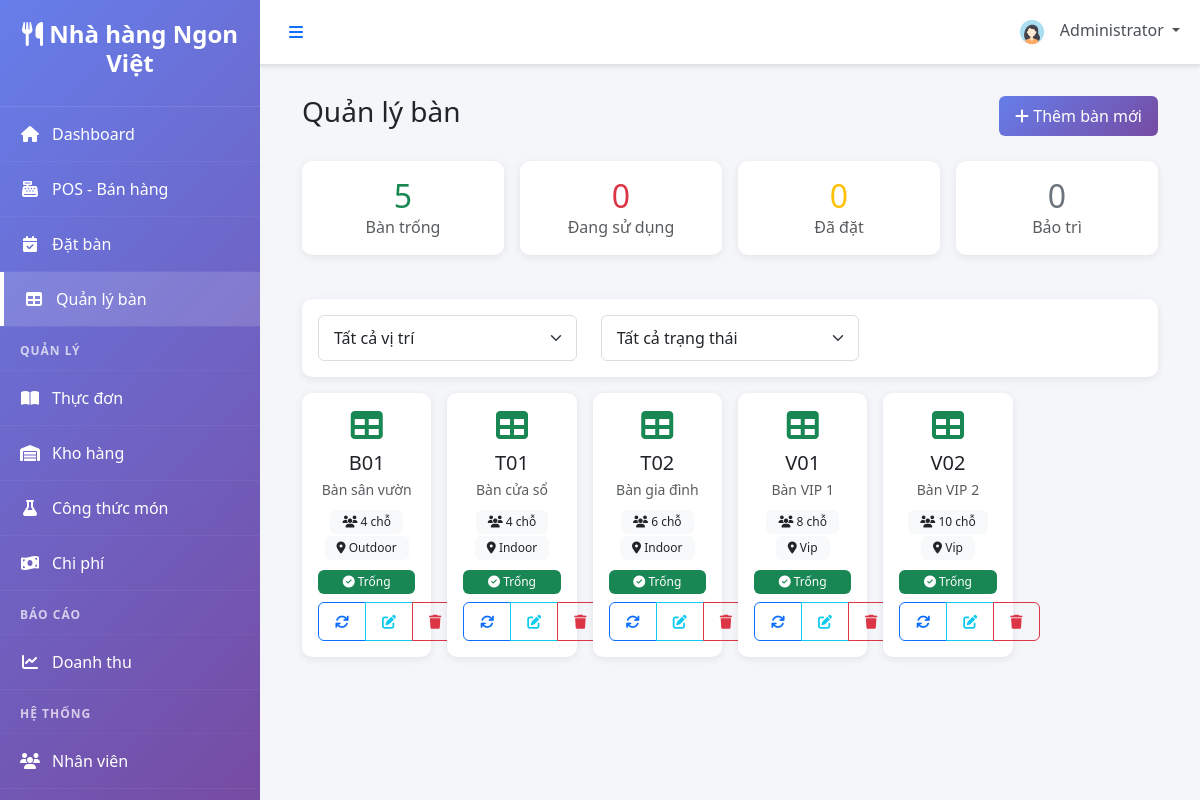
The app's page /modules/tables/manage_tables.php (signed in) with its own data.
### tables this page shows
CREATE TABLE `users` (
  `user_id` INT UNSIGNED NOT NULL AUTO_INCREMENT,
  `full_name` VARCHAR(120) NOT NULL,
  `email` VARCHAR(150) NOT NULL,
  `password_hash` VARCHAR(255) NOT NULL,
  `user_role` ENUM('admin','manager','waiter','chef','cashier','staff') NOT NULL DEFAULT 'staff',
  `phone` VARCHAR(30) DEFAULT NULL,
  `avatar` VARCHAR(255) DEFAULT NULL,
  `status` ENUM('active','inactive') NOT NULL DEFAULT 'active',
  `created_at` TIMESTAMP NOT NULL DEFAULT CURRENT_TIMESTAMP,
  `updated_at` TIMESTAMP NOT NULL DEFAULT CURRENT_TIMESTAMP ON UPDATE CURRENT_TIMESTAMP,
  PRIMARY KEY (`user_id`),
  UNIQUE KEY `uq_email` (`email`),
  KEY `idx_user_role_status` (`user_role`, `status`)
);

CREATE TABLE `restaurant_tables` (
  `table_id` INT UNSIGNED NOT NULL AUTO_INCREMENT,
  `table_number` VARCHAR(20) NOT NULL,
  `table_name` VARCHAR(100) DEFAULT NULL,
  `capacity` INT NOT NULL DEFAULT 4,
  `location` ENUM('indoor','outdoor','vip','balcony') NOT NULL DEFAULT 'indoor',
  `status` ENUM('available','occupied','reserved','maintenance','cleaning') NOT NULL DEFAULT 'available',
  `image` VARCHAR(255) DEFAULT NULL,
  `created_at` TIMESTAMP NOT NULL DEFAULT CURRENT_TIMESTAMP,
  `updated_at` TIMESTAMP NOT NULL DEFAULT CURRENT_TIMESTAMP ON UPDATE CURRENT_TIMESTAMP,
  PRIMARY KEY (`table_id`),
  UNIQUE KEY `uq_table_number` (`table_number`),
  KEY `idx_table_status` (`status`),
  KEY `idx_table_location` (`location`)
);

### includes/functions.php (called while the page is built, shortened)
<?php
function isLoggedIn() {
    return isset($_SESSION['user_id']) && ! empty($_SESSION['user_id']);
}
function getCurrentUser($db) {
    $query = "SELECT * FROM users WHERE user_id = :user_id";
    $stmt = $db->prepare($query);
    $stmt->bindParam(':user_id', $_SESSION['user_id']);
    $stmt->execute();
    return $stmt->fetch(PDO:: FETCH_ASSOC);
}
?>

### modules/tables/manage_tables.php (the view, shortened to what this page needs)
<?php
include '../../includes/header.php';
$query = "SELECT * FROM restaurant_tables ORDER BY table_number";
$tables = $db->query($query)->fetchAll(PDO::FETCH_ASSOC);
$stats = [
    'available' => 0,
    'occupied' => 0,
    'reserved' => 0,
    'maintenance' => 0
];
foreach ($tables as $table) {
    $stats[$table['status']]++;
}
?>
<div class="container-fluid">
    <div class="d-flex justify-content-between align-items-center mb-4">
        <h1 class="h3">Quản lý bàn</h1>
        <button class="btn btn-primary" data-bs-toggle="modal" data-bs-target="#addTableModal">
            <i class="fas fa-plus"></i> Thêm bàn mới
        </button>
    </div>
    <div class="row g-3 mb-4">
        <div class="col-md-3">
            <div class="card border-success">
                <div class="card-body text-center">
                    <h2 class="text-success mb-0"><?php echo $stats['available']; ?></h2>
                    <p class="text-muted mb-0">Bàn trống</p>
                </div>
            </div>
        </div>
        <div class="col-md-3">
            <div class="card border-danger">
                <div class="card-body text-center">
                    <h2 class="text-danger mb-0"><?php echo $stats['occupied']; ?></h2>
                    <p class="text-muted mb-0">Đang sử dụng</p>
                </div>
            </div>
        </div>
        <div class="col-md-3">
            <div class="card border-warning">
                <div class="card-body text-center">
                    <h2 class="text-warning mb-0"><?php echo $stats['reserved']; ?></h2>
                    <p class="text-muted mb-0">Đã đặt</p>
                </div>
            </div>
        </div>
        <div class="col-md-3">
            <div class="card border-secondary">
                <div class="card-body text-center">
                    <h2 class="text-secondary mb-0"><?php echo $stats['maintenance']; ?></h2>
                    <p class="text-muted mb-0">Bảo trì</p>
                </div>
            </div>
        </div>
    </div>
    <div class="card mb-3">
        <div class="card-body">
            <div class="row align-items-center">
                <div class="col-md-4">
                    <select id="location-filter" class="form-select">
                        <option value="all">Tất cả vị trí</option>
                    </select>
                </div>
                <div class="col-md-4">
                    <select id="status-filter" class="form-select">
                        <option value="all">Tất cả trạng thái</option>
                    </select>
                </div>
            </div>
        </div>
    </div>
    <div class="row g-3" id="tables-grid">
        <?php foreach ($tables as $table): ?>
        <?php
        $status_classes = [
            'available' => 'success',
            'occupied' => 'danger',
            'reserved' => 'warning',
            'maintenance' => 'secondary'
        ];
        $status_icons = [
            'available' => 'fa-check-circle',
            'occupied' => 'fa-users',
            'reserved' => 'fa-calendar-check',
            'maintenance' => 'fa-wrench'
        ];
        $status_text = [
            'available' => 'Trống',
            'occupied' => 'Đang dùng',
            'reserved' => 'Đã đặt',
            'maintenance' => 'Bảo trì'
        ];
        ?>
        <div class="col-lg-2 col-md-3 col-sm-4 col-6 table-item"
             data-location="<?php echo $table['location']; ?>"
             data-status="<?php echo $table['status']; ?>">
            <div class="card table-card border-<?php echo $status_classes[$table['status']]; ?>">
                <div class="card-body text-center p-3">
                    <div class="table-icon mb-2">
                        <i class="fas fa-table fa-2x text-<?php echo $status_classes[$table['status']]; ?>"></i>
                    </div>
                    <h5 class="mb-1"><?php echo htmlspecialchars($table['table_number']); ?></h5>
                    <?php if (!empty($table['table_name'] ?? '')): ?>
                    <small class="text-muted d-block"><?php echo htmlspecialchars($table['table_name']); ?></small>
                    <?php endif; ?>
                    <div class="my-2">
                        <span class="badge bg-light text-dark">
                            <i class="fas fa-users"></i> <?php echo $table['capacity']; ?> chỗ
                        </span>
                        <span class="badge bg-light text-dark">
                            <i class="fas fa-map-marker-alt"></i> <?php echo ucfirst($table['location']); ?>
                        </span>
                    </div>
                    <span class="badge bg-<?php echo $status_classes[$table['status']]; ?> w-100">
                        <i class="fas <?php echo $status_icons[$table['status']]; ?>"></i>
                        <?php echo $status_text[$table['status']]; ?>
                    </span>
                    <div class="btn-group btn-group-sm w-100 mt-2" role="group">
                        <button class="btn btn-outline-primary" onclick="changeStatus(<?php echo $table['table_id']; ?>)">
                            <i class="fas fa-sync"></i>
                        </button>
                        <button class="btn btn-outline-info" onclick="editTable(<?php echo $table['table_id']; ?>)">
                            <i class="fas fa-edit"></i>
                        </button>
                        <button class="btn btn-outline-danger" onclick="deleteTable(<?php echo $table['table_id']; ?>)">
                            <i class="fas fa-trash"></i>
                        </button>
                    </div>
                </div>
            </div>
        </div>
        <?php endforeach; ?>
    </div>
</div>
<?php include '../../includes/footer.php'; ?>

### includes/header.php (shortened to what this page needs)
<?php
$database = new Database();
$db = $database->getConnection();
$current_user = getCurrentUser($db);
?>
<!DOCTYPE html>
<html lang="vi">
<head>
    <link href="https://cdn.jsdelivr.net/npm/bootstrap@5.3.0/dist/css/bootstrap.min.css" rel="stylesheet">
    <link rel="stylesheet" href="https://cdnjs.cloudflare.com/ajax/libs/font-awesome/6.4.0/css/all.min.css">
    <link rel="stylesheet" href="<?php echo SITE_URL; ?>/assets/css/style.css">
    <link rel="stylesheet" href="<?php echo SITE_URL; ?>/assets/css/dashboard.css">
</head>
<body>
    <div class="wrapper">
        <?php include 'sidebar.php'; ?>
        <div class="main-content">
            <nav class="navbar navbar-expand-lg navbar-light bg-white border-bottom">
                <div class="container-fluid">
                    <button class="btn btn-link" id="sidebarToggle">
                        <i class="fas fa-bars"></i>
                    </button>
                    <div class="navbar-nav ms-auto">
                        <div class="nav-item dropdown">
                            <a class="nav-link dropdown-toggle" href="#" id="userDropdown" role="button" data-bs-toggle="dropdown">
                                <img src="<?php echo SITE_URL; ?>/assets/images/default-avatar.png" alt="Avatar" class="rounded-circle" width="32" height="32">
                                <span class="ms-2"><?php echo htmlspecialchars($current_user['full_name']); ?></span>
                            </a>
                        </div>
                    </div>
                </div>
            </nav>
            <div class="content-wrapper">

### assets/css/style.css (style rules this page uses)
:root { --primary-color: #667eea; --secondary-color: #764ba2; --success-color: #28a745; --danger-color: #dc3545; --warning-color: #ffc107; --info-color: #17a2b8; --dark-color: #343a40; --light-color: #f8f9fa; --sidebar-width: 260px; }
* { margin: 0; padding: 0; box-sizing: border-box; }
body { font-family: 'Segoe UI', Tahoma, Geneva, Verdana, sans-serif; background-color: #f5f6fa; }
.wrapper { display: flex; min-height: 100vh; }
.main-content { flex: 1; margin-left: var(--sidebar-width); transition: margin-left 0.3s ease-in-out; min-height: 100vh; }
.content-wrapper { padding: 30px; }
.navbar { box-shadow: 0 2px 4px rgba(0,0,0,0.1); }
.navbar .nav-link { color: #495057; position: relative; }
.card { border: none; box-shadow: 0 2px 8px rgba(0,0,0,0.08); margin-bottom: 20px; border-radius: 10px; transition: all 0.3s; }
.btn { border-radius: 6px; padding: 8px 16px; font-weight: 500; transition: all 0.3s; }
.btn-primary { background: linear-gradient(135deg, var(--primary-color) 0%, var(--secondary-color) 100%); border: none; }
.badge { padding: 6px 12px; font-weight: 500; border-radius: 6px; }
.form-control, .form-select { border-radius: 6px; border: 1px solid #ddd; padding: 10px 15px; }

### modules/tables/manage_tables.php (style rules this page uses)
.table-card { transition: transform 0.2s, box-shadow 0.2s; cursor: pointer; }

### records on screen
users: full_name "Administrator"
restaurant_tables: table_number "B01", table_name "Bàn sân vườn", capacity "4", location "Outdoor", status "Trống"
restaurant_tables: table_number "T01", table_name "Bàn cửa sổ", capacity "4", location "Indoor", status "Trống"
restaurant_tables: table_number "T02", table_name "Bàn gia đình", capacity "6", location "Indoor", status "Trống"
restaurant_tables: table_number "V01", table_name "Bàn VIP 1", capacity "8", location "Vip", status "Trống"
restaurant_tables: table_number "V02", table_name "Bàn VIP 2", capacity "10", location "Vip", status "Trống"

### other values on screen
SITE_TITLE "Nhà hàng Ngon Việt"
$stats['available'] "5"
$stats['occupied'] "0"
$stats['reserved'] "0"
$stats['maintenance'] "0"
